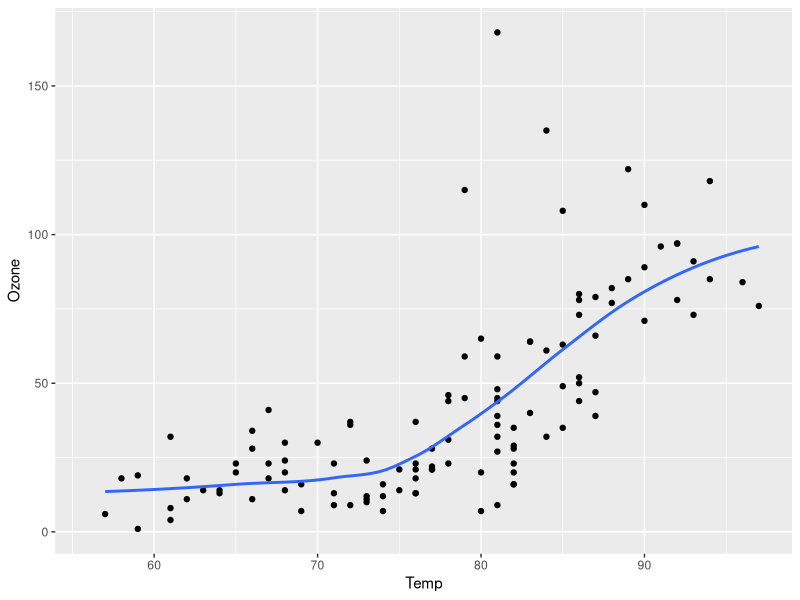
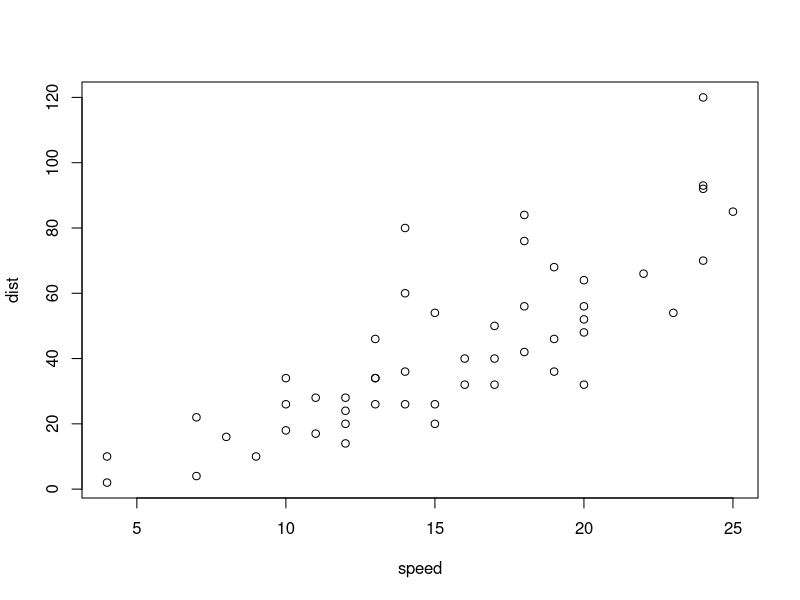
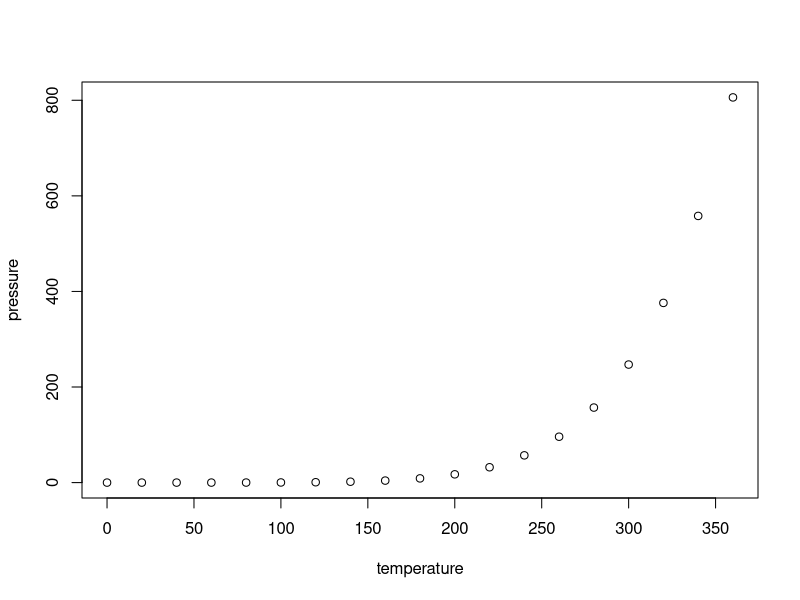
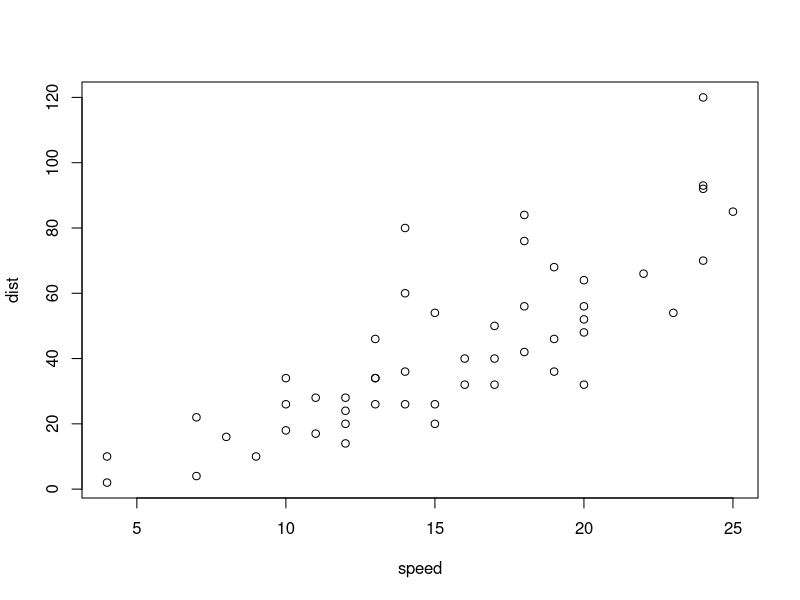
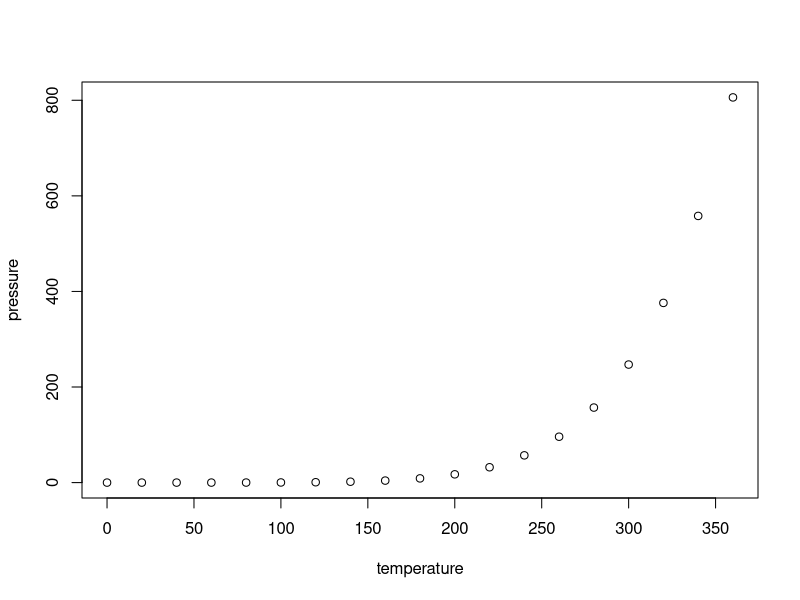

Source code (R) for these figures, in order:
## ---- chunk 1
radius <- 5
## ---- chunk 2
#| warning: false

library(ggplot2)
ggplot(airquality, aes(Temp, Ozone)) + 
  geom_point() + 
  geom_smooth(method = "loess", se = FALSE)
## ---- chunk 3
#| layout-ncol: 2
#| fig-cap: 
#|   - "Speed and Stopping Distances of Cars"
#|   - "Vapor Pressure of Mercury as a Function of Temperature"

plot(cars)
plot(pressure)
## ---- chunk 4
#| label: fig-charts
#| fig-cap: "Charts"
#| fig-subcap: 
#|   - "Cars"
#|   - "Pressure"
#| layout-ncol: 2

plot(cars)
plot(pressure)
